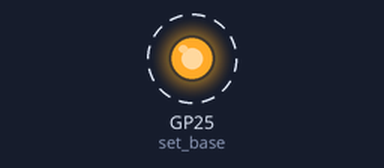
Simulated run of this program. Board: Raspberry Pi Pico running MicroPython. Parts: output pins drawn as LEDs (lit = HIGH). Dashed ring = blinking. What the program prints to the serial console is not drawn.

Above: at 0.2 s.
Timing chart, 0 to 3.0 s (numbered marks = the images above):
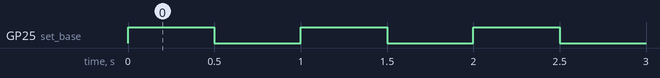

The program:

pio_1hz.py
```python
'''
相较原代码改进：
1、原代码中的注释部分计算了循环的指令周期数，这些计算在实际运行中并不需要，因此删除；
2、使用try-except块来捕获可能的异常，并打印错误信息。
'''
# 使用PIO闪烁LED并以1Hz提高IRQ的示例。

import time
from machine import Pin
import rp2

@rp2.asm_pio(set_init=rp2.PIO.OUT_LOW)
def blink_1hz():
    # 定义一个PIO程序，用于以1Hz的频率闪烁LED，并在每次闪烁时触发IRQ。
    irq(rel(0))
    set(pins, 1)
    set(x, 31) [5]
    label("高延迟")
    nop() [29]
    jmp(x_dec, "高延迟")

    set(pins, 0)
    set(x, 31) [6]
    label("低延迟")
    nop() [29]
    jmp(x_dec, "低延迟")

try:
    # 使用blink_1hz程序创建StateMachine，并在Pin（25）上输出。
    sm = rp2.StateMachine(0, blink_1hz, freq=2000, set_base=Pin(25))

    # 设置IRQ处理程序以打印毫秒时间戳。
    sm.irq(lambda p: print(time.ticks_ms()))

    # 启动 StateMachine
    sm.active(1)
except Exception as e:
    # 捕获并打印任何发生的错误。
    print(f"发生错误: {e}")
```

Measured:
- by itself, GP25 (set_base): alternates HIGH for 0.50 s and LOW for 0.50 s
